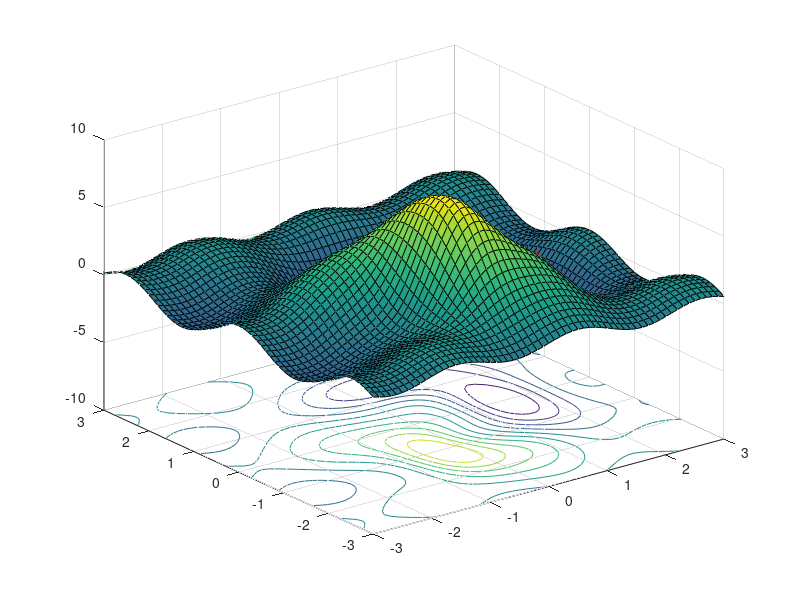

Reproduce this figure in MATLAB.
%programa de inversion por recristalizacion simulada
%es un algoritmo de busqueda global


close all 
clear all 
clc

% domino de los parametros 
dx = 0.1;
dy = 0.1;
x = -3:dx:3;
y = -3:dy:3;
[X , Y] = meshgrid(x,y);
% Se define la superficie de costo
Z1 = 6 * (X/6-X.^3 - Y.^5).*exp(-(X-1/2).^2-Y.^2);
Z2 = 2*exp(-(X+1).^2-Y.^2);
Z3 = 6 * (1-X).^2.*exp(-(2*X.^2)-(Y+1).^2);
Z4 = 1/2*sin(3*X)+cos(5/2*Y);
F=Z1 + Z2 + Z3 + Z4;
figure(1)
surfc(X,Y,F)

%proponemos un modelo inicial 
% conjunto de parámetros iniciales evaluados en la función de costo

mix = 0.7;
miy = -1.8;
% evaluamos los parametros iniciales en la funcion de costo
Z1 = 6 * (mix/6-mix.^3 - miy.^5).*exp(-(mix-1/2).^2-miy.^2);
Z2 = 2*exp(-(mix+1).^2-miy.^2);
Z3 = 6 * (1-mix).^2.*exp(-(2*mix.^2)-(miy+1).^2);
Z4 = 1/2*sin(3*mix)+cos(5/2*miy);
Ei=Z1 + Z2 + Z3 + Z4;
figure(1)
hold on 
plot3(mix,miy,Ei,'*r')

% Definimos los parametros de inversión
% La tolerancia es la distancia minima permitida entre
% los datos observados y los parametros evaluados en el problema 
% directo
